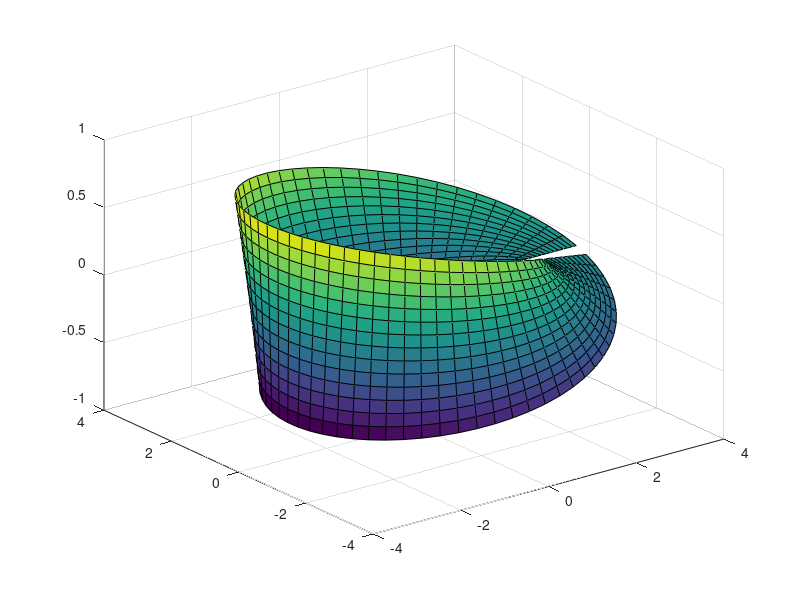

Source code (MATLAB):
% finalexam-part2
R = 3; r = 0.7;

[u, v] = meshgrid(-0.7:0.1:0.7, 0:0.1:2*pi);

x = (R + u.*cos(v/2)) .* cos(v);
y = (R + u.*cos(v/2)) .* sin(v);
z = u .* sin(v/2);

surf(x, y, z);